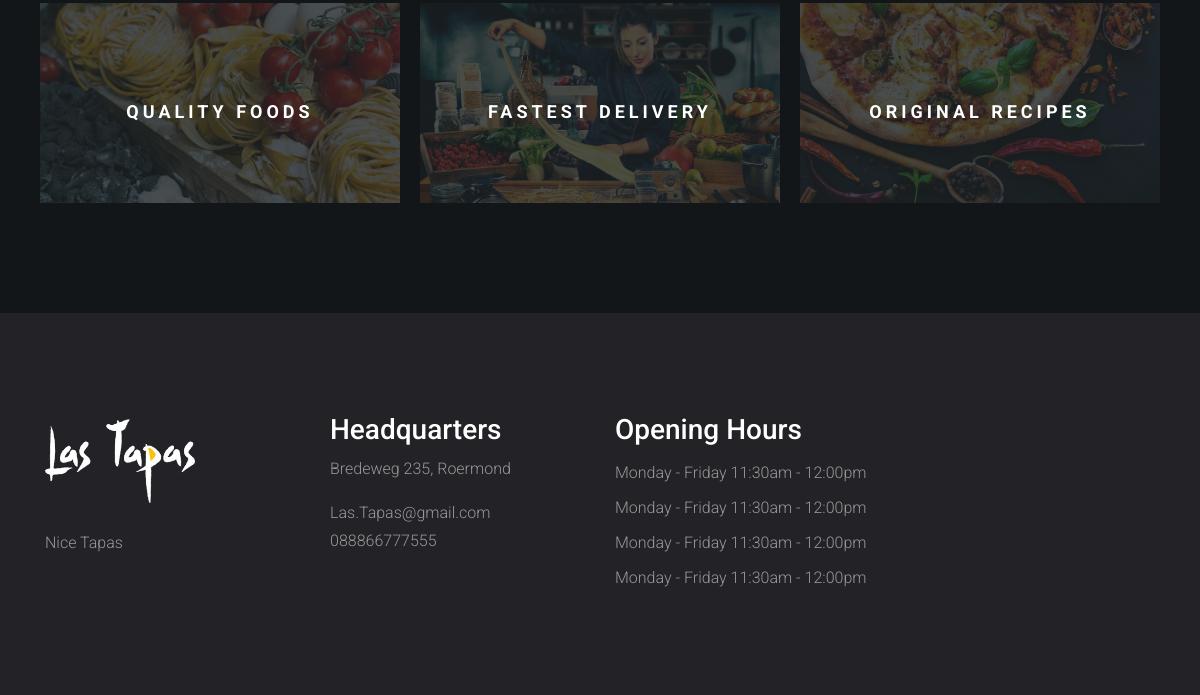
The app's page / (lower part), older data.
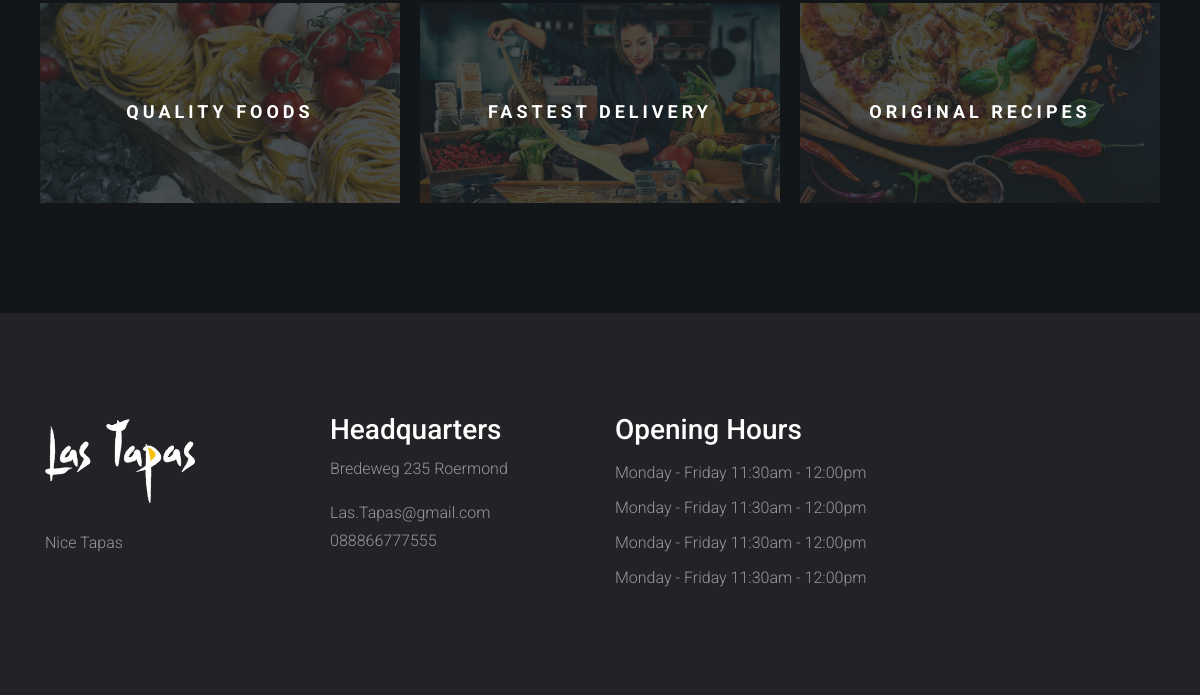
The same page, newer data.
### tables this page shows
CREATE TABLE `website_settings` (
  `option_id` int(5) NOT NULL,
  `option_name` varchar(255) NOT NULL,
  `option_value` varchar(255) NOT NULL
);

### index.php (the view, shortened to what this page needs)
<?php
    include "connect.php";
    include "Includes/templates/header.php";
    $stmt_web_settings = $con->prepare("SELECT * FROM website_settings");
    $stmt_web_settings->execute();
    $web_settings = $stmt_web_settings->fetchAll();
    $restaurant_email = "";
    $restaurant_address = "";
    $restaurant_phonenumber = "";
    foreach ($web_settings as $option)
    {
        if($option['option_name'] == 'restaurant_name')
        {
            $restaurant_name = $option['option_value'];
        }
        elseif($option['option_name'] == 'restaurant_email')
        {
            $restaurant_email = $option['option_value'];
        }
        elseif($option['option_name'] == 'restaurant_phonenumber')
        {
            $restaurant_phonenumber = $option['option_value'];
        }
        elseif($option['option_name'] == 'restaurant_address')
        {
            $restaurant_address = $option['option_value'];
        }
    }
?>
	<section class="our_qualities_v2">
		<div class="container">
			<div class="row">
				<div class="col-md-4" style="padding: 10px;">
					<div class="quality quality_1">
						<div class="text_inside_quality">
							<h5>Quality Foods</h5>
						</div>
					</div>
				</div>
				<div class="col-md-4" style="padding: 10px;">
					<div class="quality quality_2">
						<div class="text_inside_quality">
							<h5>Fastest Delivery</h5>
						</div>
					</div>
				</div>
				<div class="col-md-4" style="padding: 10px;">
					<div class="quality quality_3">
						<div class="text_inside_quality">
							<h5>Original Recipes</h5>
						</div>
					</div>
				</div>
			</div>
		</div>
	</section>
    <section class="widget_section" style="background-color: #222227;padding: 100px 0;">
        <div class="container">
            <div class="row">
                <div class="col-lg-3 col-md-6">
                    <div class="footer_widget">
                        <img src="Design/images/restaurant-logo.png" alt="Restaurant Logo" style="width: 150px;margin-bottom: 20px;">
                        <p>
                            Nice Tapas
                        </p>
                    </div>
                </div>
                <div class="col-lg-3 col-md-6">
                     <div class="footer_widget">
                        <h3>Headquarters</h3>
                        <p>
                            <?php echo $restaurant_address; ?>
                        </p>
                        <p>
                            <?php echo $restaurant_email; ?>
                            <br>
                            <?php echo $restaurant_phonenumber; ?>
                        </p>
                     </div>
                </div>
                <div class="col-lg-3 col-md-6">
                    <div class="footer_widget">
                        <h3>
                            Opening Hours
                        </h3>
                        <ul class="opening_time">
                            <li>Monday - Friday 11:30am - 12:00pm</li>
                            <li>Monday - Friday 11:30am - 12:00pm</li>
                            <li>Monday - Friday 11:30am - 12:00pm</li>
                            <li>Monday - Friday 11:30am - 12:00pm</li>
                        </ul>
                    </div>
                </div>
            </div>
        </div>
    </section>

Row changes from the older to the newer data that the page shows:
changed website_settings: option_value "Bredeweg 235, Roermond" → "Bredeweg 235 Roermond"
